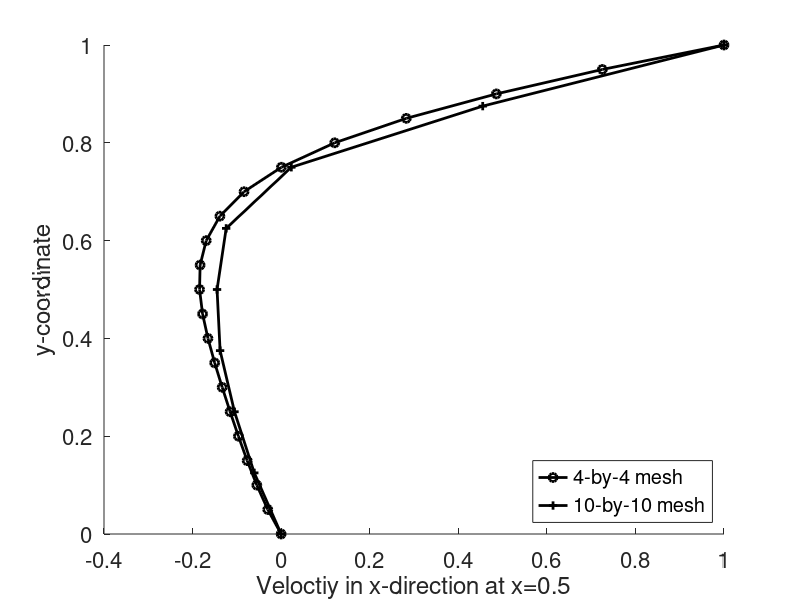

MATLAB code to generate this figure:
clear all;

load vx1.dat;
load vx2.dat;
load vx3.dat;

figure(2)
clf;
hold on
plot(vx1(:,1),vx1(:,2),'k-o','LineWidth',2);
plot(vx3(:,1),vx3(:,2),'k-+','LineWidth',2);
axis([-0.4 1 0 1]);

xlabel('Veloctiy in x-direction at x=0.5');
ylabel('y-coordinate');
set(gca,'fontsize',16);
legend('4-by-4 mesh','10-by-10 mesh','Location','southeast');
hold off;
%print -depsc vxline.eps
